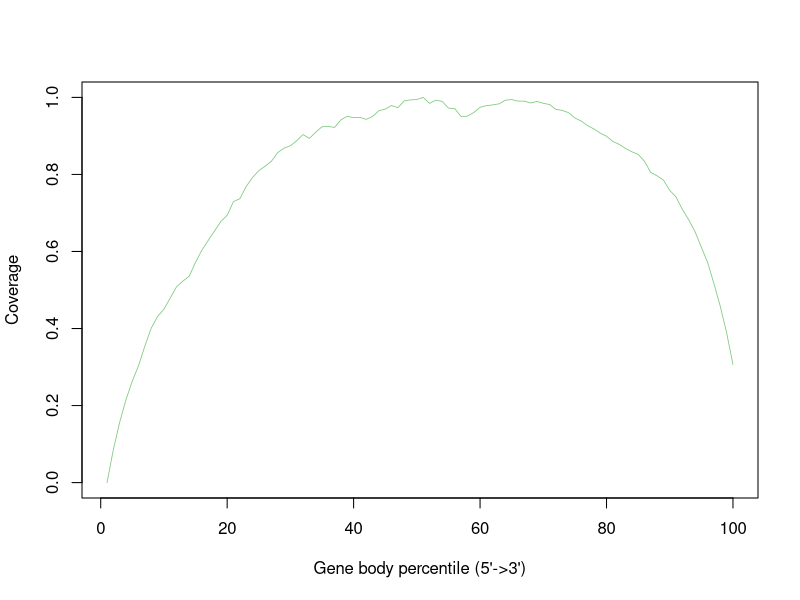

Recreate this plot in R.
SHAM_24Hr_SRR12108293.gencode.Aligned.sortedByCoord.out <- c(0.0,0.08586636353918271,0.1567668659645201,0.21544066205413323,0.263639413770074,0.3042377518609424,0.35540321564916805,0.40129570064890874,0.43130468651601317,0.4501559561269537,0.47922613585487983,0.5084328499593043,0.5231637449368503,0.5357852367177982,0.5720367012871276,0.6033792787386341,0.6286762410075178,0.6532217350026513,0.6778434342311792,0.6939534322519599,0.7296598177213154,0.7368643874951446,0.7684758000755701,0.7916750016140692,0.8100087106815393,0.8213971594499252,0.8342694934574632,0.8567542709328897,0.8683882698977685,0.8744010744937909,0.8876533762622815,0.9035315833648209,0.8936354870837422,0.9094163208324998,0.9239016656135527,0.9245049570445917,0.9221627045237332,0.9418988015668642,0.9512159497553494,0.9473273660401962,0.9480544909755011,0.943029179195548,0.9506645202192594,0.9654864381144709,0.9694999137399094,0.9789303113724669,0.9733091170036102,0.9909739134668407,0.9935066790711852,0.9946899770008372,1.0,0.9845515057413234,0.9928695186475265,0.9896657236269034,0.9722665870745341,0.9707710593691689,0.9504105027746114,0.9513567177559252,0.9606632818842167,0.9743220115641442,0.978587387822192,0.9805835415747176,0.9833248131648774,0.992741451519183,0.9943703383829885,0.9904552945173509,0.9902372628773615,0.9856300214750582,0.9895524741828312,0.9847631869451968,0.9814577849467145,0.9689177904292577,0.9662558992905504,0.9603478768904454,0.9465631968942134,0.9384917925905228,0.926733960121378,0.9181947403571273,0.9074794378170588,0.8991254391061972,0.8858064577584865,0.8780388159823542,0.8676050494434372,0.858795936144248,0.8521470295305863,0.834390151743671,0.8050934731276004,0.7964198357988902,0.7853986539192246,0.7586019303208981,0.7412737069718263,0.7091521426900659,0.6822770970463063,0.6515145260934128,0.6110717736873913,0.5711995021258085,0.5161761483969911,0.45729596313360155,0.388536616085443,0.3064667549377287)


pdf("/athena/angsd/scratch/pes4008/project/QC/rseqc/SHAM_24Hr_SRR12108293.geneBodyCoverage.curves.pdf")
x=1:100
icolor = colorRampPalette(c("#7fc97f","#beaed4","#fdc086","#ffff99","#386cb0","#f0027f"))(1)
plot(x,SHAM_24Hr_SRR12108293.gencode.Aligned.sortedByCoord.out,type='l',xlab="Gene body percentile (5'->3')", ylab="Coverage",lwd=0.8,col=icolor[1])
dev.off()
